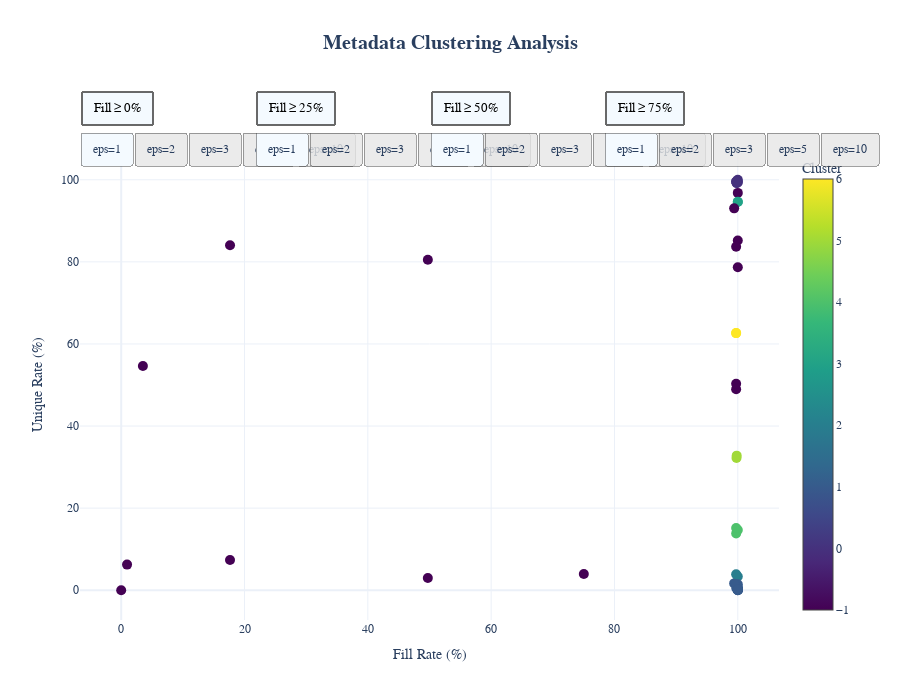

Source (notebook cell):
### Markdown cell above
## Step 3: Enhanced Metadata Cluster Visualization Analysis

### Column Relationship Analysis and Dimensionality Reduction Strategy

The interactive metadata clustering visualization reveals important patterns in our Seattle building energy dataset structure that can guide our feature selection and dimensionality reduction efforts:

### Key Observations

1. **Similar Fill Rate Patterns**: Multiple columns show nearly identical fill rates, suggesting related or redundant information:
   - Energy measurement fields in different units (e.g., `Electricity(kWh)` and `Electricity(kBtu)`)
   - Building size metrics (`PropertyGFATotal`, `PropertyGFABuilding(s)`, `PropertyGFAParking`)
   - Energy usage metrics with and without weather normalization (e.g., `SiteEUI(kBtu/sf)` and `SiteEUIWN(kBtu/sf)`)

2. **Content Duplication**: Several column groups contain essentially the same information in different formats:
   - Multiple identifiers for the same building (`OSEBuildingID`, `TaxParcelIdentificationNumber`)
   - Energy consumption in different units (kWh, kBtu, therms)
   - Area measurements for different building sections and usage types

3. **High Fill Rate, High Value Columns**: Most columns (41 of 46) have fill rates above 25%, indicating a relatively complete dataset:
   - Location data (Latitude, Longitude, ZipCode, CouncilDistrictCode)
   - Building characteristics (YearBuilt, NumberofFloors, PropertyGFATotal)
   - Energy performance metrics (ENERGYSTARScore, TotalGHGEmissions)

### Recommended Feature Reduction Strategy

| Column Type | Recommendation | Rationale |
|-------------|---------------|-----------|
| **Building Identifiers** | Keep only `OSEBuildingID` as index | Single primary identifier is sufficient |
| **Energy Units** | Standardize to kBtu for all energy values | Enables consistent comparison across energy types |
| **Duplicate Measurements** | Keep non-weather normalized for prediction | Base measurements are most useful for prediction tasks |
| **Area Measurements** | Use ratios instead of absolute values | Building proportions often more predictive than raw sizes |
| **Location Data** | Keep coordinates, derive spatial features | Geographic patterns may influence energy usage |
| **Binary/Flag Columns** | Filter on ComplianceStatus, drop others | Focus on compliant buildings for reliable modeling |
| **Energy Intensity** | Keep both raw and intensity metrics | Different metrics useful for different prediction targets |

### Expected Outcomes

This strategic feature selection should reduce our feature space by approximately 30-40%, while preserving nearly all of the meaningful information in the data. The clustering visualization confirms that many building metrics are highly correlated, with primary energy consumption metrics, building size, and usage type containing the majority of predictive power.

By standardizing energy units, focusing on key building characteristics, and leveraging spatial data, we can create a more efficient and interpretable dataset for our predictive modeling tasks while maintaining the nuanced relationships between building attributes and energy performance.

### Code cell
from src.scripts.plot_metadata_cluster import plot_metadata_clusters

# Create the interactive plot that will work in exported HTML
fig = plot_metadata_clusters(metadata_dfs['2016_Building_Energy_Benchmarking'])
fig.show()
